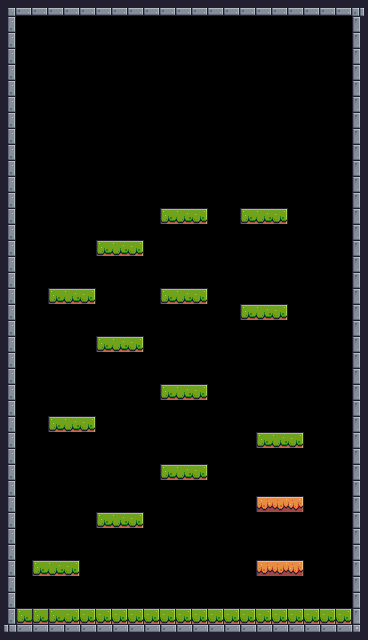

Below is a game level as drawn by its tile map, then a one-line description and the .tmx file that defines it, in full:
An orthogonal 23x40 tile map with 16x16 px tiles, 1 tile layer (Background) and 28 objects (5x Fruit, 2x Platform, Player, Saw, Checkpoint).

<map version="1.10" tiledversion="1.11.0" orientation="orthogonal" renderorder="right-down" width="23" height="40" tilewidth="16" tileheight="16" infinite="0" nextlayerid="4" nextobjectid="41">
 <tileset firstgid="1" source="GameyCon.tsx" />
 <layer id="1" name="Background" width="23" height="40">
  <properties>
   <property name="BackgroundColor" value="Purple" />
  </properties>
  <data encoding="csv">
4,46,46,46,46,46,46,46,46,46,46,46,46,46,46,46,46,46,46,46,46,46,5,
25,0,0,0,0,0,0,0,0,0,0,0,0,0,0,0,0,0,0,0,0,0,23,
25,0,0,0,0,0,0,0,0,0,0,0,0,0,0,0,0,0,0,0,0,0,23,
25,0,0,0,0,0,0,0,0,0,0,0,0,0,0,0,0,0,0,0,0,0,23,
25,0,0,0,0,0,0,0,0,0,0,0,0,0,0,0,0,0,0,0,0,0,23,
25,0,0,0,0,0,0,0,0,0,0,0,0,0,0,0,0,0,0,0,0,0,23,
25,0,0,0,0,0,0,0,0,0,0,0,0,0,0,0,0,0,0,0,0,0,23,
25,0,0,0,0,0,0,0,0,0,0,0,0,0,0,0,0,0,0,0,0,0,23,
25,0,0,0,0,0,0,0,0,0,0,0,0,0,0,0,0,0,0,0,0,0,23,
25,0,0,0,0,0,0,0,0,0,0,0,0,0,0,0,0,0,0,0,0,0,23,
25,0,0,0,0,0,0,0,0,0,0,0,0,0,0,0,0,0,0,0,0,0,23,
25,0,0,0,0,0,0,0,0,0,0,0,0,0,0,0,0,0,0,0,0,0,23,
25,0,0,0,0,0,0,0,0,0,0,0,0,0,0,0,0,0,0,0,0,0,23,
25,0,0,0,0,0,0,0,0,0,7,8,9,0,0,7,8,9,0,0,0,0,23,
25,0,0,0,0,0,0,0,0,0,0,0,0,0,0,0,0,0,0,0,0,0,23,
25,0,0,0,0,0,7,8,9,0,0,0,0,0,0,0,0,0,0,0,0,0,23,
25,0,0,0,0,0,0,0,0,0,0,0,0,0,0,0,0,0,0,0,0,0,23,
25,0,0,0,0,0,0,0,0,0,0,0,0,0,0,0,0,0,0,0,0,0,23,
25,0,0,7,8,9,0,0,0,0,7,8,9,0,0,0,0,0,0,0,0,0,23,
25,0,0,0,0,0,0,0,0,0,0,0,0,0,0,7,8,9,0,0,0,0,23,
25,0,0,0,0,0,0,0,0,0,0,0,0,0,0,0,0,0,0,0,0,0,23,
25,0,0,0,0,0,7,8,9,0,0,0,0,0,0,0,0,0,0,0,0,0,23,
25,0,0,0,0,0,0,0,0,0,0,0,0,0,0,0,0,0,0,0,0,0,23,
25,0,0,0,0,0,0,0,0,0,0,0,0,0,0,0,0,0,0,0,0,0,23,
25,0,0,0,0,0,0,0,0,0,7,8,9,0,0,0,0,0,0,0,0,0,23,
25,0,0,0,0,0,0,0,0,0,0,0,0,0,0,0,0,0,0,0,0,0,23,
25,0,0,7,8,9,0,0,0,0,0,0,0,0,0,0,0,0,0,0,0,0,23,
25,0,0,0,0,0,0,0,0,0,0,0,0,0,0,0,7,8,9,0,0,0,23,
25,0,0,0,0,0,0,0,0,0,0,0,0,0,0,0,0,0,0,0,0,0,23,
25,0,0,0,0,0,0,0,0,0,7,8,9,0,0,0,0,0,0,0,0,0,23,
25,0,0,0,0,0,0,0,0,0,0,0,0,0,0,0,0,0,0,0,0,0,23,
25,0,0,0,0,0,0,0,0,0,0,0,0,0,0,0,95,96,97,0,0,0,23,
25,0,0,0,0,0,7,8,9,0,0,0,0,0,0,0,0,0,0,0,0,0,23,
25,0,0,0,0,0,0,0,0,0,0,0,0,0,0,0,0,0,0,0,0,0,23,
25,0,0,0,0,0,0,0,0,0,0,0,0,0,0,0,0,0,0,0,0,0,23,
25,0,7,8,9,0,0,0,0,0,0,0,0,0,0,0,95,96,97,0,0,0,23,
25,0,0,0,0,0,0,0,0,0,0,0,0,0,0,0,0,0,0,0,0,0,23,
25,0,0,0,0,0,0,0,0,0,0,0,0,0,0,0,0,0,0,0,0,0,23,
25,7,7,7,9,9,9,9,9,9,9,9,9,9,9,9,9,9,9,9,9,9,23,
26,2,2,2,2,2,2,2,2,2,2,2,2,2,2,2,2,2,2,2,2,2,27
</data>
 </layer>
 <objectgroup id="2" name="Spawnpoints">
  <object id="2" name="Player" type="Player" x="16.6152" y="575.5" width="31.7206" height="31.7206" />
  <object id="26" name="Apple" type="Fruit" x="97.4275" y="209.96" width="31.7206" height="30.2101" />
  <object id="27" name="Kiwi" type="Fruit" x="111.022" y="302.856" width="33.2311" height="33.9863" />
  <object id="28" name="Cherries" type="Fruit" x="173.708" y="255.275" width="32.4758" height="33.2311" />
  <object id="30" name="Orange" type="Fruit" x="64.1964" y="383.668" width="31.7206" height="32.4758" />
  <object id="32" name="Apple" type="Fruit" x="262.827" y="465.235" width="31.7206" height="30.2101" />
  <object id="36" type="Saw" x="303.611" y="266.981" width="31.7206" height="30.9653">
   <properties>
    <property name="isVertical" type="bool" value="true" />
    <property name="offNeg" type="float" value="6" />
    <property name="offPos" type="float" value="4" />
   </properties>
  </object>
  <object id="37" type="Checkpoint" x="233.373" y="145.008" width="62.6859" height="62.6859" />
 </objectgroup>
 <objectgroup id="3" name="Collisions">
  <object id="3" x="-0.755251" y="6.04201" width="16.6155" height="635.166" />
  <object id="4" x="-0.755251" y="0" width="367.807" height="8.30776" />
  <object id="5" x="353.458" y="7.55251" width="15.105" height="632.901" />
  <object id="6" x="7.55251" y="623.082" width="352.702" height="17.3708" />
  <object id="7" x="17.3708" y="609.488" width="333.821" height="13.5945" />
  <object id="8" x="33.2311" y="560.397" width="45.3151" height="14.3498" />
  <object id="9" x="96.6722" y="512.816" width="46.8256" height="15.105" />
  <object id="10" x="160.113" y="465.235" width="47.5808" height="14.3498" />
  <object id="11" x="258.296" y="433.514" width="44.5598" height="13.5945" />
  <object id="12" x="48.3361" y="416.899" width="46.0703" height="12.8393" />
  <object id="13" x="158.603" y="383.668" width="46.0703" height="15.105" />
  <object id="14" x="97.4274" y="336.087" width="46.8256" height="15.105" />
  <object id="15" x="49.0913" y="286.996" width="46.8256" height="17.3708" />
  <object id="16" x="160.114" y="288.506" width="46.0703" height="13.5945" />
  <object id="17" x="240.17" y="305.122" width="46.8256" height="14.3498" />
  <object id="18" x="96.6722" y="240.17" width="47.5808" height="15.8603" />
  <object id="19" x="241.68" y="208.449" width="46.8256" height="15.105" />
  <object id="23" type="Platform" x="256.785" y="559.641" width="46.8256" height="15.8603" />
  <object id="25" type="Platform" x="256.785" y="496.955" width="46.0703" height="14.3498" />
  <object id="39" x="161.246" y="207.316" width="47.5808" height="15.8603" />
 </objectgroup>
</map>
